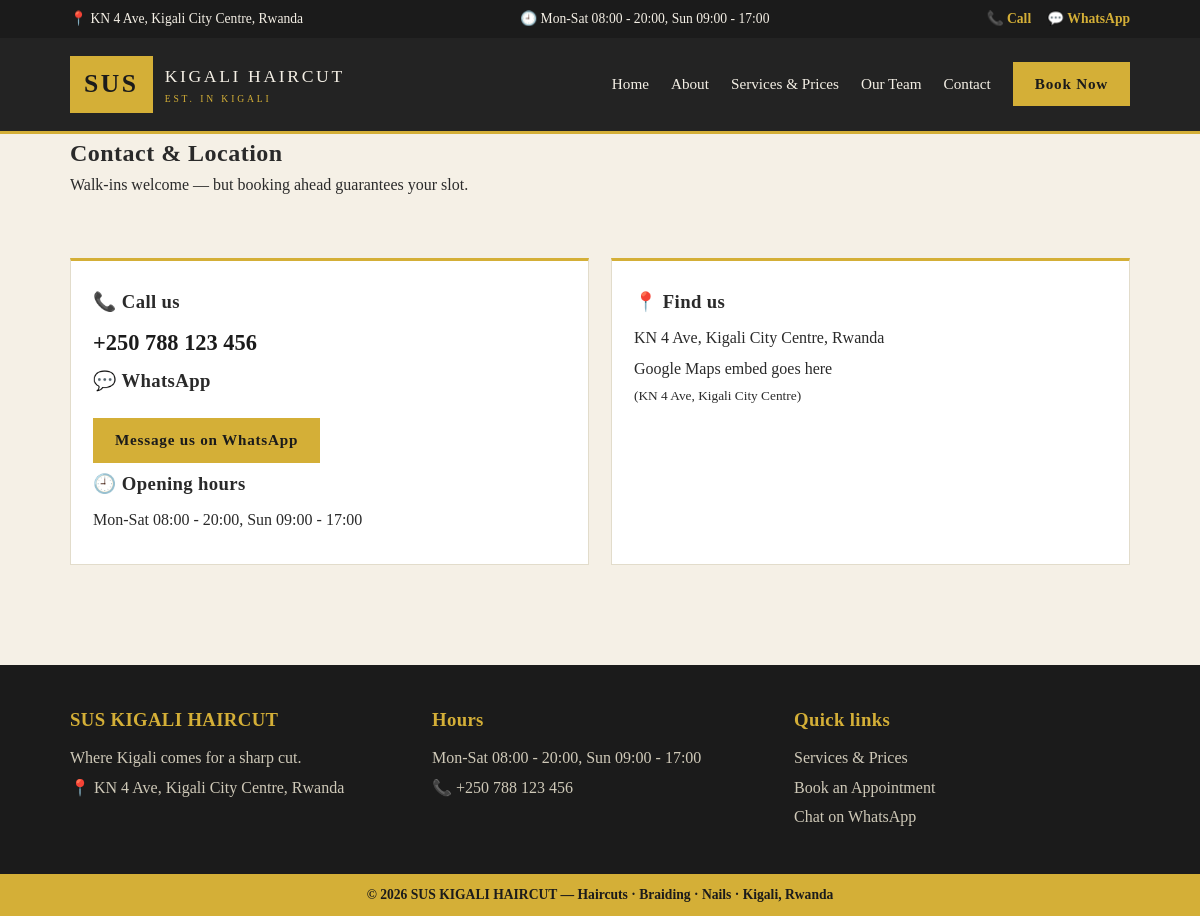
The app's page /contact with its own data.
### sus/models.py (models this page shows, shortened)
class Setting(db.Model):
    __tablename__ = "settings"
    key = db.Column(db.String(60), primary_key=True)
    value = db.Column(db.String(255), nullable=False)
    @staticmethod
    def get(key, default=None):
        s = Setting.query.get(key)
        return s.value if s else default

### sus/public.py (the view)
@public_bp.route("/contact")
def contact():
    return render_template("contact.html")

### sus/__init__.py (called while the page is built)
def create_app(config_class=Config):
    app = Flask(__name__)
    app.config.from_object(config_class)
    db.init_app(app)
    from .public import public_bp
    from .admin import admin_bp
    from .api import api_bp
    app.register_blueprint(public_bp)
    app.register_blueprint(admin_bp)
    app.register_blueprint(api_bp)
    @app.template_filter("rwf")
    def rwf(value):
        try:
            return f"{int(value):,} RWF"
        except (TypeError, ValueError):
            return value
    @app.context_processor
    def inject_user():
        from .auth import current_user
        u = current_user()
        return {"current_user_name": u.name if u else ""}
    return app

### sus/auth.py (called while the page is built)
def current_user():
    uid = session.get("user_id")
    return User.query.get(uid) if uid else None

### sus/public.py (called while the page is built)
def shop():
    return {
        "name": Setting.get("shop_name", "SUS KIGALI HAIRCUT"),
        "tagline": Setting.get("tagline", ""),
        "phone": Setting.get("phone", ""),
        "whatsapp": Setting.get("whatsapp", ""),
        "address": Setting.get("address", ""),
        "hours": Setting.get("hours", ""),
    }

@public_bp.app_context_processor
def inject_shop():
    return {"shop": shop()}

### sus/templates/contact.html (shortened to what this page needs)
{% extends "base_public.html" %}
{% block content %}
<section class="page-head">
  <div class="wrap">
    <h1>Contact & Location</h1>
    <p>Walk-ins welcome — but booking ahead guarantees your slot.</p>
  </div>
</section>
<section class="section wrap">
  <div class="contact-grid">
    <div class="contact-card card">
      <h3>📞 Call us</h3>
      <p><a class="big-link" href="tel:{{ shop.phone }}">{{ shop.phone }}</a></p>
      <h3>💬 WhatsApp</h3>
      <p><a class="btn btn-gold" href="https://wa.me/{{ shop.whatsapp }}" target="_blank">Message us on WhatsApp</a></p>
      <h3>🕘 Opening hours</h3>
      <p>{{ shop.hours }}</p>
    </div>
    <div class="map-card card">
      <h3>📍 Find us</h3>
      <p>{{ shop.address }}</p>
      <div class="map-placeholder">
        <p>Google Maps embed goes here<br><small>(KN 4 Ave, Kigali City Centre)</small></p>
      </div>
    </div>
  </div>
</section>
{% endblock %}

### sus/templates/base_public.html (shortened to what this page needs)
<!DOCTYPE html>
<html lang="en">
<head>
  <link rel="stylesheet" href="{{ url_for('static', filename='css/public.css') }}">
</head>
<body>
  <div class="topbar">
    <div class="wrap topbar-inner">
      <span>📍 {{ shop.address }}</span>
      <span>🕘 {{ shop.hours }}</span>
      <span class="topbar-actions">
        <a href="tel:{{ shop.phone }}">📞 Call</a>
        <a href="https://wa.me/{{ shop.whatsapp }}" target="_blank">💬 WhatsApp</a>
      </span>
    </div>
  </div>
  <header class="site-header">
    <div class="wrap header-inner">
      <a class="logo" href="{{ url_for('public.home') }}">
        <span class="logo-mark">SUS</span>
        <span class="logo-text">KIGALI HAIRCUT<small>EST. IN KIGALI</small></span>
      </a>
      <nav class="main-nav" id="nav">
        <a href="{{ url_for('public.home') }}">Home</a>
        <a href="{{ url_for('public.about') }}">About</a>
        <a href="{{ url_for('public.services') }}">Services & Prices</a>
        <a href="{{ url_for('public.team') }}">Our Team</a>
        <a href="{{ url_for('public.contact') }}">Contact</a>
        <a class="btn btn-gold" href="{{ url_for('public.booking') }}">Book Now</a>
      </nav>
    </div>
  </header>
  <main>
    {% block content %}{% endblock %}
  </main>
  <footer class="site-footer">
    <div class="wrap footer-grid">
      <div>
        <h3>{{ shop.name }}</h3>
        <p>{{ shop.tagline }}</p>
        <p>📍 {{ shop.address }}</p>
      </div>
      <div>
        <h3>Hours</h3>
        <p>{{ shop.hours }}</p>
        <p>📞 <a href="tel:{{ shop.phone }}">{{ shop.phone }}</a></p>
      </div>
      <div>
        <h3>Quick links</h3>
        <p><a href="{{ url_for('public.services') }}">Services & Prices</a></p>
        <p><a href="{{ url_for('public.booking') }}">Book an Appointment</a></p>
        <p><a href="https://wa.me/{{ shop.whatsapp }}">Chat on WhatsApp</a></p>
      </div>
    </div>
    <div class="footer-strip"><div class="wrap">© {{ 2026 }} {{ shop.name }} — Haircuts · Braiding · Nails · Kigali, Rwanda</div></div>
  </footer>
</body>
</html>

### sus/static/css/public.css (style rules this page uses)
:root { --dark: #1b1b1b; --dark2: #232323; --gold: #d4af37; --gold-soft: #e8c96a; --cream: #f5f0e6; --ink: #2a2a2a; --muted: #8a8578; --line: #e2dccb; }
* { margin: 0; padding: 0; box-sizing: border-box; }
body { font-family: Georgia, "Times New Roman", serif; background: var(--cream); color: var(--ink); line-height: 1.6; }
.wrap { max-width: 1100px; margin: 0 auto; padding: 0 20px; }
a { color: inherit; text-decoration: none; }
h1, h2, h3 { font-weight: 600; letter-spacing: .02em; }
.topbar { background: var(--dark); color: var(--cream); font-size: .85rem; }
.topbar-inner { display: flex; gap: 18px; justify-content: space-between; align-items: center; padding: 8px 20px; }
.topbar-actions { display: flex; gap: 16px; }
.topbar-actions a { color: var(--gold); font-weight: bold; }
.site-header { background: var(--dark2); border-bottom: 3px solid var(--gold); }
.header-inner { display: flex; align-items: center; justify-content: space-between; padding: 18px 20px; }
.logo { display: flex; align-items: center; gap: 12px; }
.logo-mark { font-size: 1.6rem; font-weight: bold; color: var(--dark); background: var(--gold); padding: 8px 14px; letter-spacing: .1em; }
.logo-text { color: var(--cream); font-size: 1.1rem; letter-spacing: .15em; display: flex; flex-direction: column; }
.logo-text small { font-size: .6rem; color: var(--gold); letter-spacing: .3em; }
.main-nav { display: flex; align-items: center; gap: 22px; color: var(--cream); font-size: .95rem; }
.main-nav .btn { color: var(--dark); }
.btn { display: inline-block; padding: 10px 22px; background: var(--gold); color: var(--dark); font-weight: bold; letter-spacing: .05em; border: none; cursor: pointer; font-family: inherit; font-size: .95rem; }
.btn-gold { background: var(--gold); color: var(--dark); }
.section { padding: 60px 20px; max-width: 1100px; margin: 0 auto; }
.card { background: #fff; border: 1px solid var(--line); border-top: 3px solid var(--gold); padding: 26px 22px; }
.card h3 { margin-bottom: 8px; }
.card .btn { margin-top: 14px; }
.contact-grid { display: grid; grid-template-columns: repeat(auto-fit, minmax(260px, 1fr)); gap: 22px; }
.contact-grid .card p { margin: 6px 0; }
.big-link { font-size: 1.4rem; font-weight: bold; color: var(--dark); text-decoration: none; }
.site-footer { background: var(--dark); color: var(--cream); margin-top: 40px; }
.footer-grid { display: grid; grid-template-columns: repeat(auto-fit, minmax(240px, 1fr)); gap: 26px; padding: 40px 20px; }
.site-footer h3 { color: var(--gold); margin-bottom: 10px; }
.site-footer p { color: #cfc9b8; margin: 4px 0; }
.footer-strip { background: var(--gold); color: var(--dark); text-align: center; padding: 10px; font-weight: bold; font-size: .85rem; }

### records on screen
Setting: address "KN 4 Ave, Kigali City Centre, Rwanda"
Setting: hours "Mon-Sat 08:00 - 20:00, Sun 09:00 - 17:00"
Setting: phone "+250 788 123 456"
Setting: name "SUS KIGALI HAIRCUT"
Setting: tagline "Where Kigali comes for a sharp cut."

### other values on screen
{{ 2026 }} "2026"
